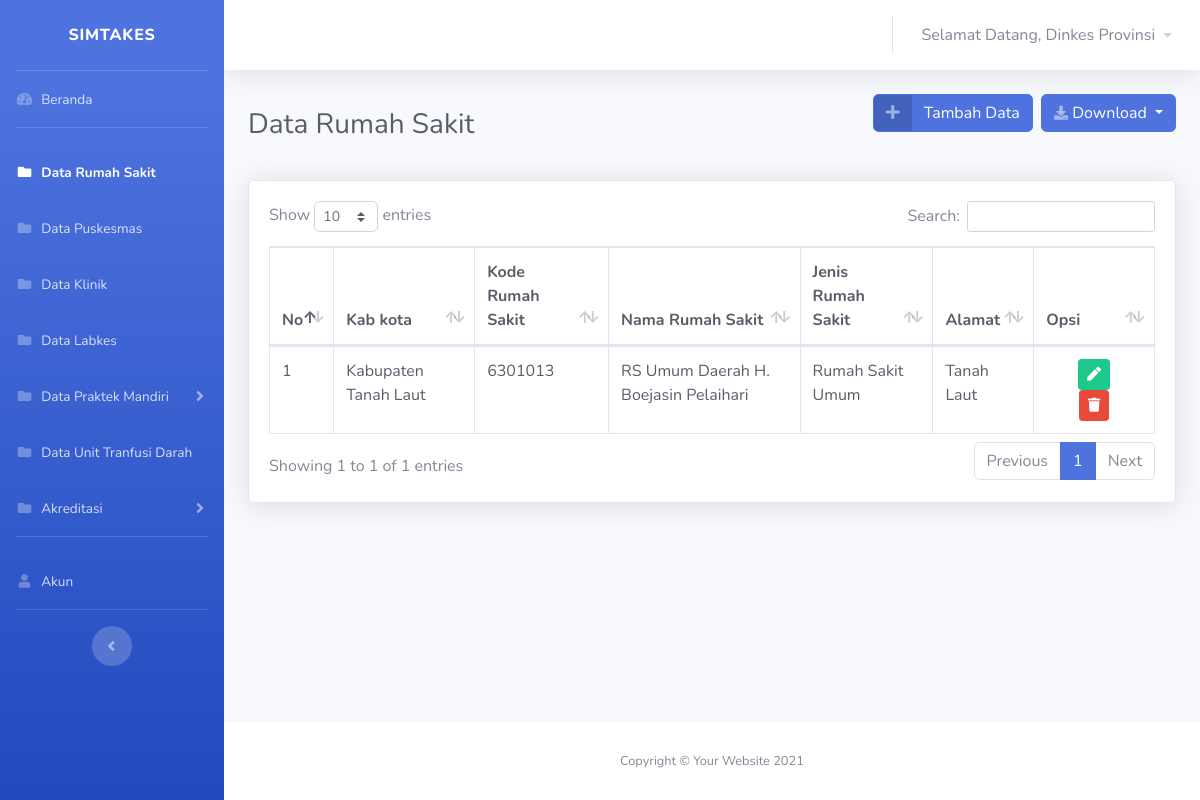
The page /views/dinkes/rumahsakit/rumahsakit.php (signed in) on the database its author committed.
### tables this page shows
CREATE TABLE `user` (
  `id_user` int(11) NOT NULL,
  `username` varchar(30) NOT NULL,
  `nama` varchar(100) NOT NULL,
  `password` varchar(30) NOT NULL,
  `id_role` int(11) NOT NULL
);

CREATE TABLE `data_rumahsakit` (
  `idx` int(11) NOT NULL,
  `kabkota` varchar(50) NOT NULL,
  `koderumah` varchar(30) NOT NULL,
  `namarumah` varchar(100) NOT NULL,
  `kategorirumah` varchar(30) NOT NULL,
  `alamat` varchar(100) NOT NULL
);

### koneksi.php (called while the page is built, shortened)
<?php
$koneksi = mysqli_connect("localhost", "root", "", "simtakes") or die(mysqli_error($koneksi));
$username = $_SESSION['username'];
$id_role = $_SESSION['id_role'];
function query($query)
{
    global $koneksi;
    $result = mysqli_query($koneksi, $query);
    $rows = [];
    while ($row = mysqli_fetch_assoc($result)) {
        $rows[] = $row;
    }
    return $rows;
}
?>

### views/dinkes/rumahsakit/rumahsakit.php (the view, shortened to what this page needs)
<?php
require '../../../koneksi.php';
if ($id_role == '15') {
    $rumah = query("SELECT * FROM data_rumahsakit WHERE kabkota = 'Kota Banjarmasin' ORDER BY namarumah");
} elseif ($id_role == '3') {
    $rumah = query("SELECT * FROM data_rumahsakit WHERE kabkota = 'Kabupaten Balangan' ORDER BY namarumah");
} elseif ($id_role == '4') {
    $rumah = query("SELECT * FROM data_rumahsakit WHERE kabkota = 'Kabupaten Banjar' ORDER BY namarumah");
} elseif ($id_role == '5') {
    $rumah = query("SELECT * FROM data_rumahsakit WHERE kabkota = 'Kabupaten Barito Kuala' ORDER BY namarumah");
} elseif ($id_role == '6') {
    $rumah = query("SELECT * FROM data_rumahsakit WHERE kabkota = 'Kabupaten Hulu Sungai Selatan' ORDER BY namarumah");
} elseif ($id_role == '7') {
    $rumah = query("SELECT * FROM data_rumahsakit WHERE kabkota = 'Kabupaten Hulu Sungai Tengah' ORDER BY namarumah");
} elseif ($id_role == '8') {
    $rumah = query("SELECT * FROM data_rumahsakit WHERE kabkota = 'Kabupaten Hulu Sungai Utara' ORDER BY namarumah");
} elseif ($id_role == '9') {
    $rumah = query("SELECT * FROM data_rumahsakit WHERE kabkota = 'Kabupaten Kotabaru' ORDER BY namarumah");
} elseif ($id_role == '10') {
    $rumah = query("SELECT * FROM data_rumahsakit WHERE kabkota = 'Kabupaten Tabalong' ORDER BY namarumah");
} elseif ($id_role == '11') {
    $rumah = query("SELECT * FROM data_rumahsakit WHERE kabkota = 'Kabupaten Tanah Bumbu' ORDER BY namarumah");
} elseif ($id_role == '12') {
    $rumah = query("SELECT * FROM data_rumahsakit WHERE kabkota = 'Kabupaten Tanah Laut' ORDER BY namarumah");
} elseif ($id_role == '13') {
    $rumah = query("SELECT * FROM data_rumahsakit WHERE kabkota = 'Kabupaten Tapin' ORDER BY namarumah");
} elseif ($id_role == '14') {
    $rumah = query("SELECT * FROM data_rumahsakit WHERE kabkota = 'Kota Banjarbaru' ORDER BY namarumah");
} elseif ($id_role == '2') {
    $rumah = query("SELECT * FROM data_rumahsakit ORDER BY kabkota");
} else {
    echo "<script>alert('Anda harus login ulang!');
		document.location = '../../../index.php';
		</script>";
    exit();
}
?>
<!DOCTYPE html>
<html lang="en">
<head>
    <link href="../../../vendor/fontawesome-free/css/all.min.css" rel="stylesheet" type="text/css">
    <link href="../../../css/sb-admin-2.min.css" rel="stylesheet">
    <link href="../../../vendor/datatables/dataTables.bootstrap4.min.css" rel="stylesheet">
</head>
<body id="page-top">
    <div id="wrapper">
        <ul class="navbar-nav bg-gradient-primary sidebar sidebar-dark accordion" id="accordionSidebar">
            <a class="sidebar-brand d-flex align-items-center justify-content-center" href="dashboard.php">
                <div class="sidebar-brand-text mx-3">SIMTAKES</div>
            </a>
            <hr class="sidebar-divider my-0">
            <li class="nav-item ">
                <a class="nav-link" href="../dashboard.php">
                    <i class="fas fa-fw fa-tachometer-alt"></i>
                    <span>Beranda</span></a>
            </li>
            <hr class="sidebar-divider">
            <li class="nav-item active">
                <a class="nav-link" href="">
                <i class="fas fa-fw fa-folder"></i>
                    <span>Data Rumah Sakit</span></a>
            </li>
            <li class="nav-item ">
                <a class="nav-link " href="../puskesmas/puskesmas.php" >
                    <i class="fas fa-fw fa-folder"></i>
                    <span>Data Puskesmas</span>
                </a>
            </li>
            <li class="nav-item ">
                <a class="nav-link " href="../klinik/klinik.php" >
                    <i class="fas fa-fw fa-folder"></i>
                    <span>Data Klinik</span>
                </a>
            </li>
            <li class="nav-item">
                <a class="nav-link " href="../labkes/labkes.php" >
                    <i class="fas fa-fw fa-folder"></i>
                    <span>Data Labkes</span>
                </a>
            </li>
            <li class="nav-item">
                <a class="nav-link collapsed" href="#" data-toggle="collapse" data-target="#collapsePages"
                    aria-expanded="true" aria-controls="collapsePages">
                    <i class="fas fa-fw fa-folder"></i>
                    <span>Data Praktek Mandiri</span>
                </a>
            </li>
            <li class="nav-item">
                <a class="nav-link" href="../transfusidarah/transfusidarah.php">
                <i class="fas fa-fw fa-folder"></i>
                    <span>Data Unit Tranfusi Darah</span></a>
            </li>
            <li class="nav-item">
                <a class="nav-link collapsed" href="#" data-toggle="collapse" data-target="#collapseAkreditasi"
                    aria-expanded="true" aria-controls="collapseAkreditasi">
                    <i class="fas fa-fw fa-folder"></i>
                    <span>Akreditasi</span>
                </a>
            </li>
            <hr class="sidebar-divider d-none d-md-block">
            <?php
            if ($id_role == 2) {
                echo $p  = '
                <li class="nav-item ">
                <a class="nav-link" href="../user/user.php">
                <i class="fas fa-fw fa-user"></i>
                    <span>Akun</span></a>
            </li>
            <hr class="sidebar-divider d-none d-md-block">';
            }
            ?>
            <div class="text-center d-none d-md-inline">
                <button class="rounded-circle border-0" id="sidebarToggle"></button>
            </div>
        </ul>
        <div id="content-wrapper" class="d-flex flex-column">
            <div id="content">
                <nav class="navbar navbar-expand navbar-light bg-white topbar mb-4 static-top shadow">
                    <ul class="navbar-nav ml-auto">
                        <li class="nav-item dropdown no-arrow">
                            <a class="nav-link dropdown-toggle" href="#" id="userDropdown" role="button"
                                data-toggle="dropdown" aria-haspopup="true" aria-expanded="false">
                                <span class="mr-2 d-none d-lg-inline text-gray-600">Selamat Datang,
                                <?php $index = mysqli_query($koneksi,"SELECT nama from user where username='$username' AND id_role = '$id_role'");
                                $row = mysqli_fetch_array($index);
                                if ($row && $row["nama"] == !'') {
                                echo $row['nama'];
                                }else
                                {
                                echo "no class";
                                }
                                ?>
                                </span>
                                    <i class="fas fa-caret-down fa-sm"></i>
                            </a>
                        </li>
                    </ul>
                </nav>
                <div class="container-fluid">
                    <div class="d-sm-flex align-items-center justify-content-between mb-4">
                        <h1 class="h3 mb-0 text-gray-800">Data Rumah Sakit</h1>
                        <div class="d-sm-flex align-items-center justify-content-between mb-4">
                            <a href="rumahsakit-tambah.php" class="btn btn-primary btn-icon-split">
                                            <span class="icon text-white-50">
                                                <i class="fas fa-plus"></i>
                                            </span>
                                            <span class="text">Tambah Data</span>
                            </a>&nbsp;&nbsp;
                            <div class="btn-group">
                                <button type="button" class="btn btn-primary dropdown-toggle " data-toggle="dropdown" aria-haspopup="true" aria-expanded="false"><i
                                    class="fas fa-download fa-sm text-white-50"></i>
                                    Download
                                </button>
                            </div>
                        </div>
                    </div>
                        <div class="card shadow mb-4">
                            <div class="card-body">
                                <div class="table-responsive">
                                    <table class="table table-bordered text-dark" id="dataTable" width="100%" cellspacing="0">
                                        <thead>
                                            <tr>
                                            <th>No</th>
                                            <th>Kab kota</th>
                                            <th>Kode Rumah Sakit</th>
                                            <th>Nama Rumah Sakit</th>
                                            <th>Jenis Rumah Sakit</th>
                                            <th>Alamat</th>
                                            <th>Opsi</th>
                                            </tr>
                                        </thead>
                                        <tbody>
                                            <?php $no = 1; ?>
                                            <?php foreach ($rumah as $data_klinik) : ?>
                                            <tr>
                                                <td><?= $no++ ?></td>
                                                <td><?= $data_klinik['kabkota'] ?></td>
                                                <td><?= $data_klinik['koderumah'] ?></td>
                                                <td><?= $data_klinik['namarumah'] ?></td>
                                                <td><?= $data_klinik['kategorirumah'] ?></td>
                                                <td><?= $data_klinik['alamat'] ?></td>
                                                <td>
                                                <div class="container text-center">
                                                    <a href="rumahsakit-edit.php?idx=<?= $data_klinik['idx']; ?>"class="btn btn-success btn-sm"><i class="fa fa-pen"></i></a>
                                                    <a  href="hapusrumahsakit.php?idx=<?= $data_klinik['idx']; ?>" class="btn btn-danger btn-sm" onclick="return confirm('Apakah anda yakin ingin menghapus data Rumah Sakit <?= $data_klinik['namarumah']; ?> ?');"><i class="fa fa-trash"></i></a></td>
                                                </div>
                                            <?php endforeach ?>
                                </div>
                            </div>
                        </div>
                </div>
            </div>
            <footer class="sticky-footer bg-white">
                <div class="container my-auto">
                    <div class="copyright text-center my-auto">
                        <span>Copyright &copy; Your Website 2021</span>
                    </div>
                </div>
            </footer>
        </div>
</body>
</html>

### rows shown on the page
user: nama "Dinkes Provinsi"
data_rumahsakit: kabkota "Kabupaten Tanah Laut", koderumah "6301013", namarumah "RS Umum Daerah H. Boejasin Pelaihari", kategorirumah "Rumah Sakit Umum", alamat "Tanah Laut"
